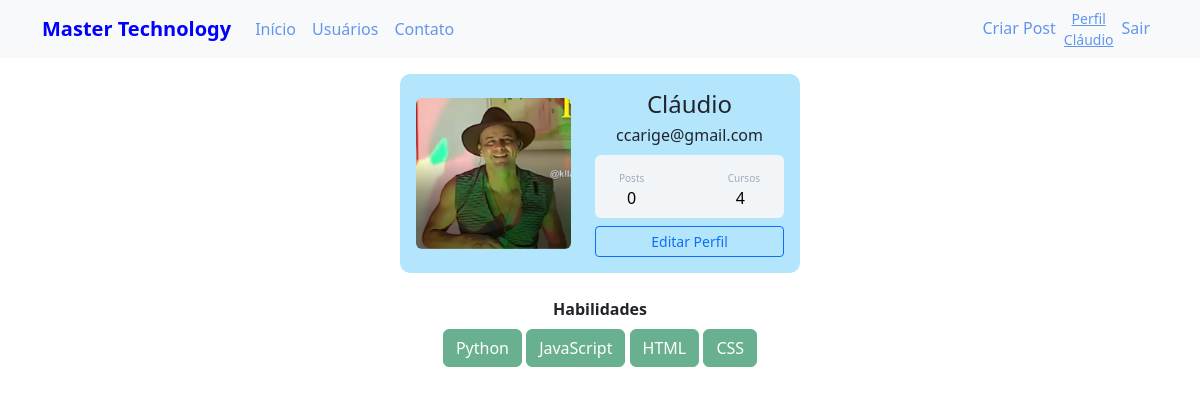
The app's page /perfil (signed in) with its own data.
### mastertechnology/models.py (models this page shows)
class Usuarios(db.Model, UserMixin):
    id = db.Column(db.Integer, primary_key=True)
    username = db.Column(db.String, unique=True, nullable=False)
    email = db.Column(db.String, unique=True, nullable=False)
    senha = db.Column(db.String, nullable=False)
    foto_perfil = db.Column(db.String, default='default.jpg')
    postagens = db.relationship('Postagens', backref='autor', lazy=True)
    linguagem = db.Column(db.String, nullable=False, default="Não informado")

### mastertechnology/links.py (the view)
@app.route('/perfil')
@login_required
def perfil():
    foto_perfil = url_for('static', filename='fotos_perfil/{}'.format(current_user.foto_perfil))
    return render_template('perfil.html', foto_perfil=foto_perfil)

### mastertechnology/models.py (called while the page is built)
@login_usuario.user_loader
def load_usuario(id_usuario):
    return Usuarios.query.get(int(id_usuario))

### mastertechnology/templates/perfil.html (shortened to what this page needs)
{% extends 'base.html' %}
{% block body %}
        <div class="container mt-3 d-flex justify-content-center">
            <div class="card p-3">
                <div class="d-flex align-items-center">
                    <div class="image pe-4">
                        <img src="{{ foto_perfil }}" class="rounded" width="155">
                    </div>
                    <div class="ml-3 w-100">
                       <center> <h4 class="mb-1 mt-0">{{current_user.username}}</h4>
                       <span>{{ current_user.email}}</span></center>
                       <div class="p-2 mt-2 bg-primary d-flex justify-content-between rounded text-white stats">
                            <div class="d-flex flex-column">
                                <span class="articles ps-3 mt-2">Posts</span>
                                <span class="number1 ps-4">0</span>
                            </div>
                                {% if 'Não informado' in current_user.linguagem %}
                                    <div class="d-flex flex-column">
                                        <span class="rating pe-3 mt-2">Cursos</span>
                                        <span class="number3 ps-2">0</span>
                                    </div>
                                {% else %}
                                    <div class="d-flex flex-column">
                                        <span class="rating pe-3 mt-2">Cursos</span>
                                        <span class="number3 ps-2">{{ current_user.linguagem.count(';') + 1 }}</span>
                                    </div>
                                {% endif %}
                       </div>
                       <div class="button mt-2 d-flex flex-row align-items-center">
                          <a class="w-100 ml-2" href="{{ url_for('editar_perfil') }}">
                            <button class="btn btn-sm btn-outline-primary w-100 ml-2">Editar Perfil</button>
                          </a>
                       </div>
                    </div>
                </div>
            </div>
         </div>
            <div class="row justify-content-center">
                <div class="col col-4" style="text-align: center">
                    <br><strong>Habilidades</strong><br>
                    {% if 'Não informado' not in current_user.linguagem %}
                        {% for curso in current_user.linguagem.split(';') %}
                            <button type="button" class="btn btn-success mt-2" disabled>{{curso}}</button>
                        {% endfor %}
                    {% else %}
                        <button type="button" class="btn btn-success mt-2" disabled><strong>Nenhuma</strong></button>
                    {% endif %}
                </div>
            </div>
{% endblock %}

### mastertechnology/templates/navbar.html (shortened to what this page needs)
<nav class="navbar navbar-expand-lg navbar-light bg-light">
  <div class="container-fluid container">
    <a class="navbar-brand" href="{{ url_for('home') }}"><strong style="color:blue">Master Technology</strong> </a>
    <div class="collapse navbar-collapse" id="navbarSupportedContent">
      <ul class="navbar-nav me-auto mb-2 mb-lg-0">
        <li class="nav-item">
          <a class="nav-link" href="{{ url_for('home') }}" style="color: cornflowerblue">Início</a>
        </li>
        <li class="nav-item">
          <a class="nav-link" href="{{ url_for('usuarios') }}" style="color: cornflowerblue">Usuários</a>
        </li>
        <li class="nav-item">
          <a class="nav-link" href="{{ url_for('contato') }}" style="color: cornflowerblue">Contato</a>
        </li>
      </ul>
      <ul class = "d_flex navbar-nav">
         {% if current_user.is_authenticated%}
            <li class="nav-item">
              <a class="nav-link" href="{{ url_for('criar_post') }}" style="color: cornflowerblue">Criar Post</a>
            </li>
            <li class="nav-item">
                {% if current_user.is_authenticated%}
                <div class="box">
                    <div class="p1">
                    <a class="small" href="{{ url_for('perfil') }}" style="color: cornflowerblue">
                        <center>Perfil<br>
                        {{"{}".format(current_user.username)}}</center>
                    </a>
                    </div>
                </div>
                {% endif %}
            </li>
            <li class="nav-item">
              <a class="nav-link" href="{{ url_for('sair') }}" style="color: cornflowerblue">Sair</a>
            </li>
         {% endif %}
      </ul>
    </div>
  </div>
</nav>

### mastertechnology/static/main.css (style rules this page uses)
.card { width: 400px; border: none; border-radius: 10px; background-color: #B3E5FC; }
.stats { background: #f2f5f8 !important; color: #000 !important; }
.articles { font-size:10px; color: #a1aab9; }
.number1 { font-weight:500; }
.rating { font-size:10px; color: #a1aab9; }
.number3 { font-weight:500; }

### records on screen
Usuarios: username "Cláudio", email "ccarige@gmail.com", linguagem "4"

### other values on screen
{{ curso }} "Python" "JavaScript" "HTML" "CSS"
